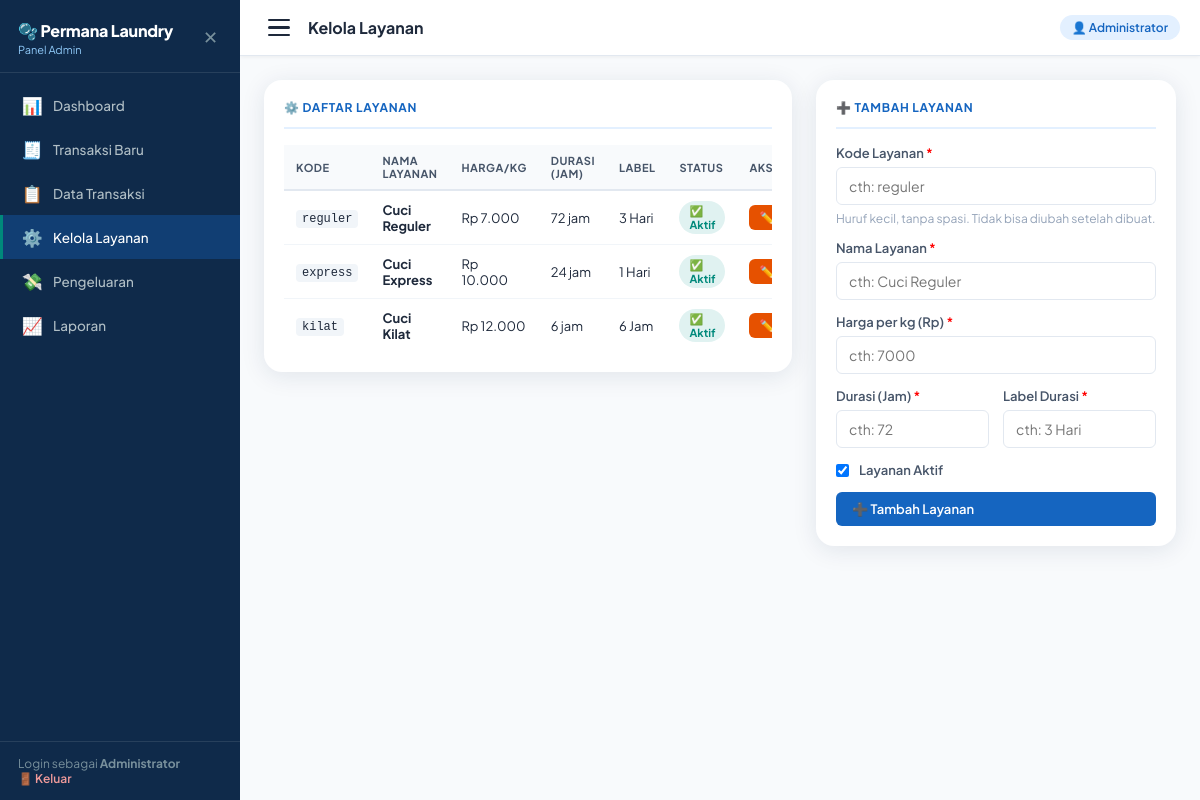
/admin/layanan.php (signed in), run on the app's committed database.
### tables this page shows
CREATE TABLE IF NOT EXISTS layanan (
  id           INT AUTO_INCREMENT PRIMARY KEY,
  kode         VARCHAR(20)  NOT NULL UNIQUE,
  nama         VARCHAR(100) NOT NULL,
  harga_per_kg DECIMAL(10,0) NOT NULL,
  durasi_jam   INT          NOT NULL,
  label_durasi VARCHAR(30)  NOT NULL,
  aktif        TINYINT(1)   DEFAULT 1,
  created_at   DATETIME DEFAULT CURRENT_TIMESTAMP,
  updated_at   DATETIME DEFAULT CURRENT_TIMESTAMP ON UPDATE CURRENT_TIMESTAMP
);

### includes/config.php (called while the page is built, shortened)
<?php
function rupiah(int|float $angka): string
{
    return 'Rp ' . number_format($angka, 0, ',', '.');
}

### admin/layanan.php (the view, shortened to what this page needs)
<?php
require_once '../includes/config.php';
$db = getDB();
$editData = null;
$layananList = $db->query("SELECT * FROM layanan ORDER BY id")->fetchAll();
$pageTitle = 'Kelola Layanan';
require_once '../includes/admin_header.php';
?>
<div class="layanan-layout">
  <div class="card">
    <div class="card-title">⚙️ Daftar Layanan</div>
    <div class="table-wrap layanan-table-wrap">
      <table>
        <thead>
          <tr>
            <th>Kode</th><th>Nama Layanan</th><th>Harga/kg</th>
            <th>Durasi (Jam)</th><th>Label</th><th>Status</th><th>Aksi</th>
          </tr>
        </thead>
        <tbody>
          <?php foreach ($layananList as $l): ?>
          <tr>
            <td><code style="font-size:12px;background:var(--gray-100);padding:2px 6px;border-radius:4px"><?= htmlspecialchars($l['kode']) ?></code></td>
            <td><strong><?= htmlspecialchars($l['nama']) ?></strong></td>
            <td><?= rupiah($l['harga_per_kg']) ?></td>
            <td><?= $l['durasi_jam'] ?> jam</td>
            <td><?= htmlspecialchars($l['label_durasi']) ?></td>
            <td>
              <a href="?toggle=<?= $l['id'] ?>">
                <span class="badge <?= $l['aktif'] ? 'selesai' : 'pending' ?>">
                  <?= $l['aktif'] ? '✅ Aktif' : '⏸ Nonaktif' ?>
                </span>
              </a>
            </td>
            <td style="white-space:nowrap">
              <a href="?edit=<?= $l['id'] ?>" class="btn btn-warning btn-sm">✏️ Edit</a>
            </td>
          </tr>
          <?php endforeach; ?>
        </tbody>
      </table>
    </div>
  </div>
  <div class="card form-sidebar-layanan">
    <div class="card-title"><?= $editData ? '✏️ Edit Layanan' : '➕ Tambah Layanan' ?></div>
    <form method="POST">
      <div class="form-group">
        <label class="lbl">Kode Layanan <span style="color:red">*</span></label>
        <input type="text" name="kode" placeholder="cth: reguler"
               value="<?= htmlspecialchars($editData['kode'] ?? '') ?>"
               <?= $editData ? 'readonly style="background:#f1f5f9"' : '' ?>/>
        <small style="color:var(--gray-400);font-size:12px">Huruf kecil, tanpa spasi. Tidak bisa diubah setelah dibuat.</small>
      </div>
      <div class="form-group">
        <label class="lbl">Nama Layanan <span style="color:red">*</span></label>
        <input type="text" name="nama" placeholder="cth: Cuci Reguler"
               value="<?= htmlspecialchars($editData['nama'] ?? '') ?>"/>
      </div>
      <div class="form-group">
        <label class="lbl">Harga per kg (Rp) <span style="color:red">*</span></label>
        <input type="number" name="harga_per_kg" placeholder="cth: 7000" min="1"
               value="<?= $editData['harga_per_kg'] ?? '' ?>"/>
      </div>
      <div class="grid-2">
        <div class="form-group">
          <label class="lbl">Durasi (Jam) <span style="color:red">*</span></label>
          <input type="number" name="durasi_jam" placeholder="cth: 72" min="1"
                 value="<?= $editData['durasi_jam'] ?? '' ?>"/>
        </div>
        <div class="form-group">
          <label class="lbl">Label Durasi <span style="color:red">*</span></label>
          <input type="text" name="label_durasi" placeholder="cth: 3 Hari"
                 value="<?= htmlspecialchars($editData['label_durasi'] ?? '') ?>"/>
        </div>
      </div>
      <div class="form-group" style="flex-direction:row;align-items:center;gap:10px">
        <input type="checkbox" name="aktif" id="aktif" value="1"
               <?= ($editData['aktif'] ?? 1) ? 'checked' : '' ?> style="width:auto"/>
        <label for="aktif" class="lbl" style="margin:0">Layanan Aktif</label>
      </div>
      <div style="display:flex;gap:10px;margin-top:8px">
        <button type="submit" class="btn btn-primary" style="flex:1">
          <?= $editData ? '💾 Simpan Perubahan' : '➕ Tambah Layanan' ?>
        </button>
      </div>
    </form>
  </div>
</div>
<?php require_once '../includes/admin_footer.php'; ?>

### includes/admin_header.php (shortened to what this page needs)
<?php
$currentPage = basename($_SERVER['PHP_SELF']);
?>
<!DOCTYPE html>
<html lang="id">
<head>
  <link rel="stylesheet" href="<?= BASE_URL_ASSETS ?>/css/style.css"/>
</head>
<body>
<aside class="sidebar" id="mainSidebar">
  <div class="sidebar-logo">
    <div>
      <div class="shop">🫧 <?= APP_NAME ?></div>
      <div class="sub">Panel Admin</div>
    </div>
    <button class="sidebar-close-btn" id="btnSidebarClose" title="Tutup menu">✕</button>
  </div>
  <nav>
    <a href="dashboard.php"   class="nav-item <?= $currentPage === 'dashboard.php'   ? 'active' : '' ?>"><span class="icon">📊</span> Dashboard</a>
    <a href="../index.php"    class="nav-item <?= $currentPage === 'index.php'        ? 'active' : '' ?>"><span class="icon">🧾</span> Transaksi Baru</a>
    <a href="transaksi.php"   class="nav-item <?= $currentPage === 'transaksi.php'   ? 'active' : '' ?>"><span class="icon">📋</span> Data Transaksi</a>
    <a href="layanan.php"     class="nav-item <?= $currentPage === 'layanan.php'     ? 'active' : '' ?>"><span class="icon">⚙️</span> Kelola Layanan</a>
    <a href="pengeluaran.php" class="nav-item <?= $currentPage === 'pengeluaran.php' ? 'active' : '' ?>"><span class="icon">💸</span> Pengeluaran</a>
    <a href="laporan.php"     class="nav-item <?= $currentPage === 'laporan.php'     ? 'active' : '' ?>"><span class="icon">📈</span> Laporan</a>
  </nav>
  <div class="sidebar-footer">
    Login sebagai <strong><?= htmlspecialchars($_SESSION['admin_nama'] ?? 'Admin') ?></strong><br/>
    <a href="logout.php">🚪 Keluar</a>
  </div>
</aside>
<div class="main-wrap" id="mainWrap">
  <div class="topbar">
    <div class="topbar-left">
      <button class="btn-hamburger" id="btnHamburger"
              title="Buka/tutup menu" aria-label="Toggle menu" aria-expanded="true">
        <span></span>
        <span></span>
        <span></span>
      </button>
      <h1><?= htmlspecialchars($pageTitle ?? 'Dashboard') ?></h1>
    </div>
    <span class="admin-badge">👤 <?= htmlspecialchars($_SESSION['admin_nama'] ?? '') ?></span>
  </div>
  <div class="page-body">

### includes/admin_footer.php
    </div>
  </div>
</body>
</html>

### admin/layanan.php (style rules this page uses)
.layanan-layout { display:grid;grid-template-columns:1fr 360px;gap:24px;align-items:start }

### data on the page
layanan: kode "reguler", nama "Cuci Reguler", harga_per_kg "Rp 7.000", durasi_jam "72", label_durasi "3 Hari", aktif "✅ Aktif"
layanan: kode "express", nama "Cuci Express", harga_per_kg "Rp 10.000", durasi_jam "24", label_durasi "1 Hari", aktif "✅ Aktif"
layanan: kode "kilat", nama "Cuci Kilat", harga_per_kg "Rp 12.000", durasi_jam "6", label_durasi "6 Jam", aktif "✅ Aktif"

### other printed values
APP_NAME "Permana Laundry"
$_SESSION['admin_nama'] "Administrator"
$pageTitle "Kelola Layanan"
